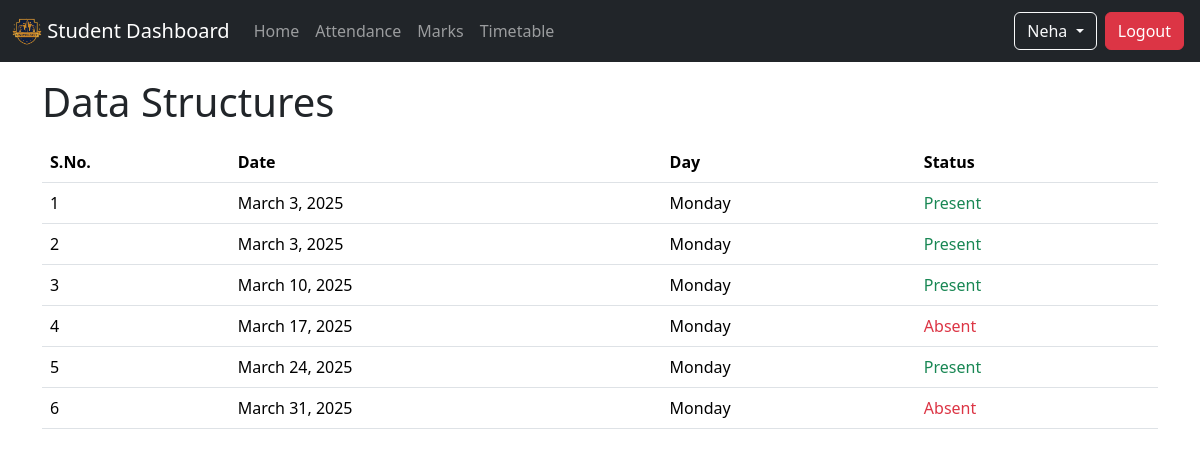
The page /student/RN0001/DS/attendance (signed in) on the database as committed earlier.
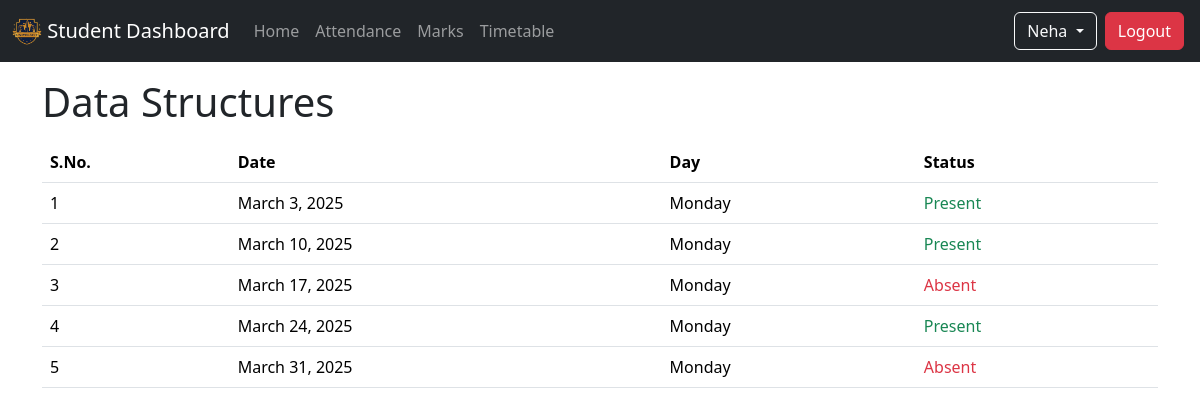
The same page on the database as committed later.
### info/models.py (models this page shows, shortened)
class Attendance(models.Model):
    course = models.ForeignKey(Course, on_delete=models.CASCADE)
    student = models.ForeignKey(Student, on_delete=models.CASCADE)
    attendanceClass = models.ForeignKey(AttendanceClass, on_delete=models.CASCADE, default='1')
    date = models.DateField(default='2025-03-22')
    status = models.BooleanField(default=True)

### info/views.py (the view)
# urls.py: path('student/<str:roll_number>/<str:course_id>/attendance', views.StudentAttendanceDetailView.as_view(), name = 'student_attendance_detail'),
class StudentAttendanceDetailView(LoginRequiredMixin, TemplateView):
    template_name = 'info/student/attendance_detail.html'
    def get(self, request, *args, **kwargs):
        if request.user.is_student:
            context = self.get_context_data(**kwargs)
            roll_number = kwargs['roll_number']
            course_id = kwargs['course_id']
            student = get_object_or_404(Student, roll_number=roll_number)
            course = get_object_or_404(Course, id=course_id)
            attendance_list = Attendance.objects.filter(course=course, student=student).order_by('date')
            context['attendance_list'] = attendance_list
            context['course'] = course
            return self.render_to_response(context)
        return redirect('info:unauthorize_view')

### info/templates/info/student/attendance_detail.html (shortened to what this page needs)
{% extends 'base_master.html' %}
{% block content %}
    <div class="container">
        <h1>{{course.name}}</h1>
        <div class="table-responsive mt-3">
            <table class="table table-hover">
                <thead>
                    <tr>
                        <th scope="col">S.No.</th>
                        <th scope="col">Date</th>
                        <th scope="col">Day</th>
                        <th scope="col">Status</th>
                    </tr>
                </thead>
                <tbody>
                    {% for obj in attendance_list %}
                    <tr>
                        <td class="align-middle">{{forloop.counter}}</td>
                        <td class="align-middle">{{obj.date}}</td>
                        <td class="align-middle">{{obj.date|date:'l'}}</td>
                        {% if obj.status %}
                            <td class="align-middle text-success">Present</td>
                        {% else %}
                            <td class="align-middle text-danger">Absent</td>
                        {% endif %}
                    </tr>
                    {% endfor %}
                </tbody>
            </table>
        </div>
    </div>
{% endblock content %}

Rows that differ between the two databases and show on the page:
removed Attendance: date "March 3, 2025", date "Monday", status "Present"
